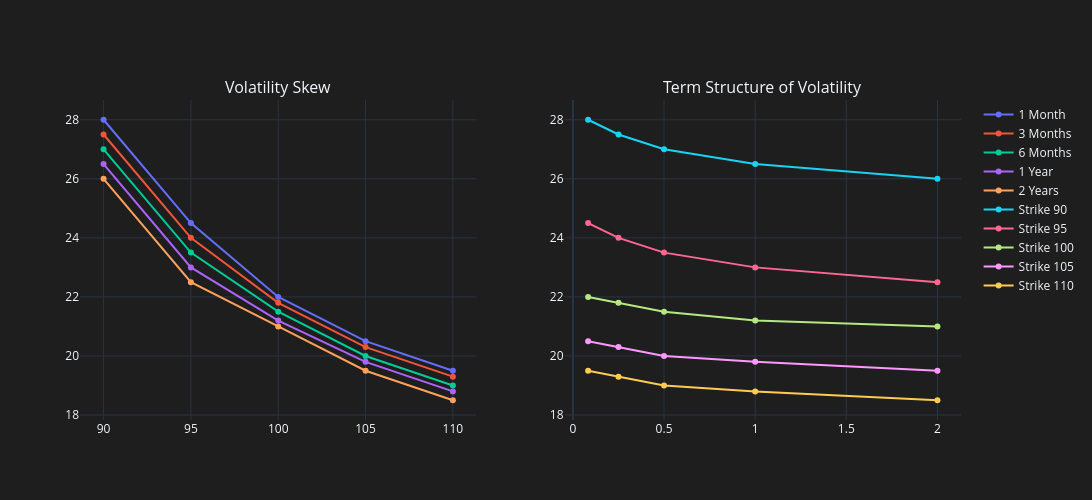

Write notebook code for a chart like this one.
### Markdown cell above
**(Optional)**

The following code is used to generate the **Volatility Skew** and **Term Structure of Volatility** charts.

### Code cell
# Create subplots
fig = go.Figure()
fig2 = go.Figure()

# Plot volatility skew for each maturity
for i, (maturity, label) in enumerate(zip(maturities, maturity_labels)):
  fig.add_trace(go.Scatter(x=strikes, y=vols[i], name=label, mode='lines+markers'))

# Plot term structure for each strike
for i, strike in enumerate(strikes):
  fig2.add_trace(go.Scatter(x=maturities, y=vols[:,i], name=f'Strike {strike}', mode='lines+markers'))

# Update layouts
fig.update_layout(title='Volatility Skew Across Maturities', xaxis_title='Strike Price', yaxis_title='Implied Volatility (%)', width=1000, height=400, showlegend=True)
fig2.update_layout(title='Volatility Term Structure by Strike', xaxis_title='Time to Maturity (Years)', yaxis_title='Implied Volatility (%)', width=1000, height=400, showlegend=True)

# Display plots side by side using subplot
from plotly.subplots import make_subplots
combined_fig = make_subplots(rows=1, cols=2, subplot_titles=("Volatility Skew", "Term Structure of Volatility"))

# Add traces from both figures
for trace in fig.data:
  combined_fig.add_trace(trace, row=1, col=1)
for trace in fig2.data:
  combined_fig.add_trace(trace, row=1, col=2)

# Update layout of combined figure
combined_fig.update_layout(width=1500, height=500, template='plotly_dark', paper_bgcolor='rgb(30,30,30)', plot_bgcolor='rgb(30,30,30)', showlegend=True)

# Show combined plot
combined_fig.show()

### Figure 1 — Plotly figure (JSON) as saved in the notebook; plotly's stock layout.template omitted (floating-point values rounded to 4 significant figures)
{"data": [{"mode": "lines+markers", "name": "1 Month", "type": "scatter", "x": [90, 95, 100, 105, 110], "xaxis": "x", "y": [28, 24.5, 22, 20.5, 19.5], "yaxis": "y"}, {"mode": "lines+markers", "name": "3 Months", "type": "scatter", "x": [90, 95, 100, 105, 110], "xaxis": "x", "y": [27.5, 24, 21.8, 20.3, 19.3], "yaxis": "y"}, {"mode": "lines+markers", "name": "6 Months", "type": "scatter", "x": [90, 95, 100, 105, 110], "xaxis": "x", "y": [27, 23.5, 21.5, 20, 19], "yaxis": "y"}, {"mode": "lines+markers", "name": "1 Year", "type": "scatter", "x": [90, 95, 100, 105, 110], "xaxis": "x", "y": [26.5, 23, 21.2, 19.8, 18.8], "yaxis": "y"}, {"mode": "lines+markers", "name": "2 Years", "type": "scatter", "x": [90, 95, 100, 105, 110], "xaxis": "x", "y": [26, 22.5, 21, 19.5, 18.5], "yaxis": "y"}, {"mode": "lines+markers", "name": "Strike 90", "type": "scatter", "x": [0.08333, 0.25, 0.5, 1, 2], "xaxis": "x2", "y": [28, 27.5, 27, 26.5, 26], "yaxis": "y2"}, {"mode": "lines+markers", "name": "Strike 95", "type": "scatter", "x": [0.08333, 0.25, 0.5, 1, 2], "xaxis": "x2", "y": [24.5, 24, 23.5, 23, 22.5], "yaxis": "y2"}, {"mode": "lines+markers", "name": "Strike 100", "type": "scatter", "x": [0.08333, 0.25, 0.5, 1, 2], "xaxis": "x2", "y": [22, 21.8, 21.5, 21.2, 21], "yaxis": "y2"}, {"mode": "lines+markers", "name": "Strike 105", "type": "scatter", "x": [0.08333, 0.25, 0.5, 1, 2], "xaxis": "x2", "y": [20.5, 20.3, 20, 19.8, 19.5], "yaxis": "y2"}, {"mode": "lines+markers", "name": "Strike 110", "type": "scatter", "x": [0.08333, 0.25, 0.5, 1, 2], "xaxis": "x2", "y": [19.5, 19.3, 19, 18.8, 18.5], "yaxis": "y2"}], "layout": {"annotations": [{"font": {"size": 16}, "showarrow": false, "text": "Volatility Skew", "x": 0.225, "xanchor": "center", "xref": "paper", "y": 1, "yanchor": "bottom", "yref": "paper"}, {"font": {"size": 16}, "showarrow": false, "text": "Term Structure of Volatility", "x": 0.775, "xanchor": "center", "xref": "paper", "y": 1, "yanchor": "bottom", "yref": "paper"}], "height": 500, "paper_bgcolor": "rgb(30,30,30)", "plot_bgcolor": "rgb(30,30,30)", "showlegend": true, "width": 1500, "xaxis": {"anchor": "y", "domain": [0, 0.45]}, "xaxis2": {"anchor": "y2", "domain": [0.55, 1]}, "yaxis": {"anchor": "x", "domain": [0, 1]}, "yaxis2": {"anchor": "x2", "domain": [0, 1]}}}
